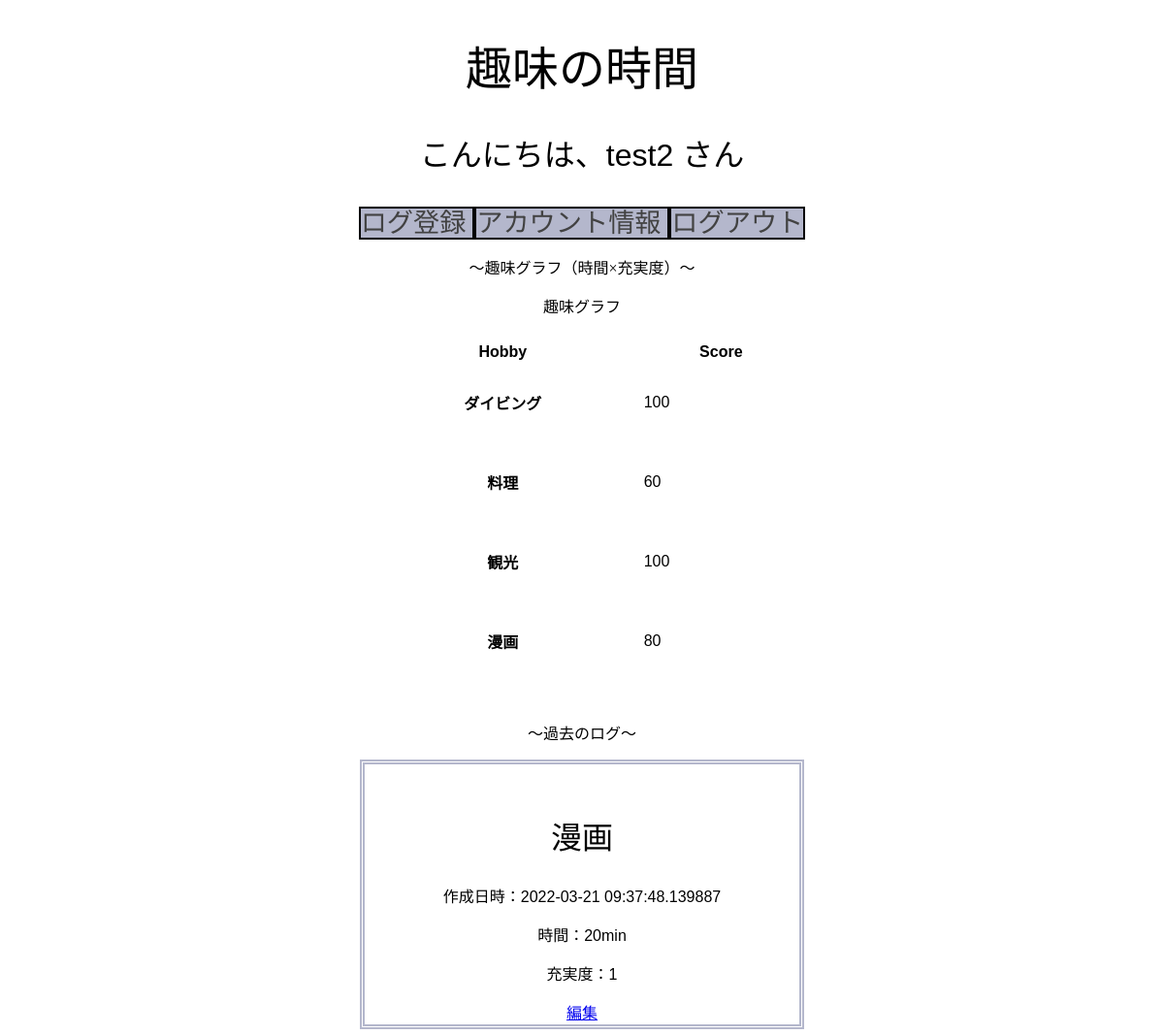
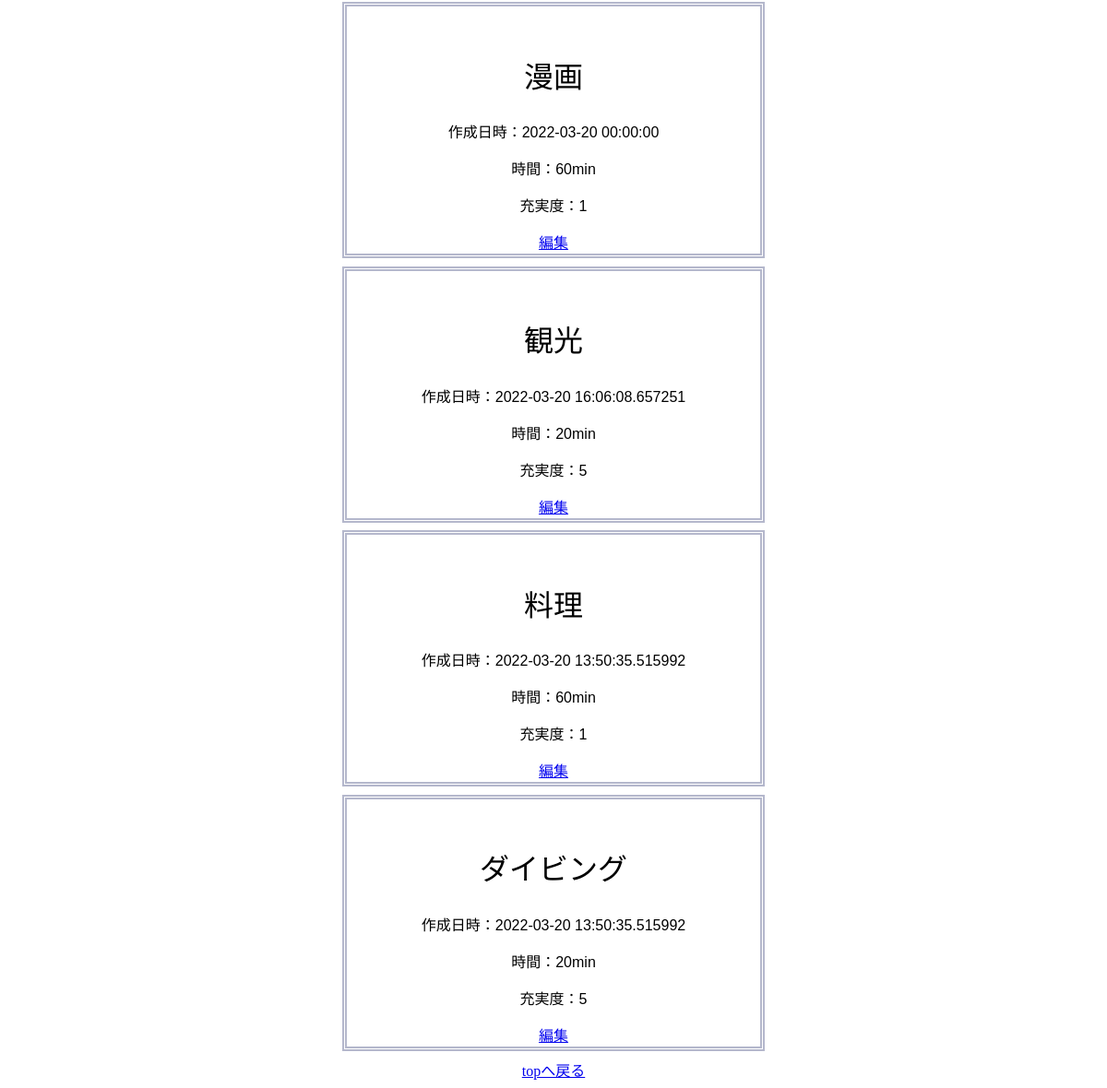
/top (signed in), run on the app's committed database (2 pictures, top to bottom).
### app.py (models this page shows)
class User(UserMixin, db.Model):
    id = db.Column(db.Integer, primary_key=True)
    username = db.Column(db.String(20), nullable=False, unique=True)
    password = db.Column(db.String(20))

class LogArticle(db.Model):
    __tablename__ = 'hobbes'
    user_id = db.Column(db.Integer, nullable=False)
    log_id = db.Column(db.Integer, primary_key=True)
    hobby = db.Column(db.String(50), nullable=False)
    time = db.Column(db.Integer, nullable=True)
    feeling = db.Column(db.Integer, nullable=True)
    created_at = db.Column(db.DateTime, nullable=False, default=datetime.now(pytz.timezone('Asia/Tokyo')))

### app.py (the view)
@app.route('/top')
@login_required
def top():
    if request.method == 'GET':
        logarticles = LogArticle.query.all()
        users = User.query.all()
        score, max_score = hobby_score(current_user.id)
        return render_template('top.html', logarticles=logarticles, user=current_user.username, score=score, max_score=max_score)

### app.py (called while the page is built)
@login_manager.user_loader
def load_user(user_id):
    return User.query.get(int(user_id))

### score.py (called while the page is built)
def hobby_score(user_id):
    date_now = datetime.now(pytz.timezone('Asia/Tokyo'))
    file_sqlite3 = "./hobby.db"
    connection = sqlite3.connect(file_sqlite3)
    df = pd.read_sql_query('SELECT * FROM hobbes', connection)
    df.loc[:, 'time*feeling'] = df.loc[:, 'time'] * df.loc[:, 'feeling']
    user_df = df[df["user_id"] == user_id]
    hobbies = user_df["hobby"].unique()
    score_dict = {}
    for hobby in hobbies:
        score = user_df[user_df["hobby"] == hobby]['time*feeling'].sum()
        score_dict[hobby] = score
    max_score = max(score_dict.values())
    connection.close()
    return score_dict, max_score

### templates/top.html
{% extends 'base.html' %}
{% block content %}
    <h1>趣味の時間</h1>
    <h2>こんにちは、{{user}} さん</h2>
    <a href="/log" class="btn-radius-solid">  ログ登録  </a>
    <a href="/account" class="btn-radius-solid">  アカウント情報  </a>
    <a href="/" class="btn-radius-solid">  ログアウト  </a>
    <p>～趣味グラフ（時間×充実度）～</p>
    <table class="charts-css column show-labels show-primary-axis show-4-secondary-axes data-spacing-10", id="my_chart">
        <caption>趣味グラフ</caption>
        <thead>
            <tr>
                <th scope="col"> Hobby </th>
                <th scope="col"> Score </th>
            </tr>
        </thead>
        <tbody>
            {% for s in score %}
            <tr>
                <th scope="row"> {{s}} </th>
                <td style="--size: calc( {{score[s]}} / {{max_score*1.2}} )">{{score[s]}}</td>
            </tr>
            {% endfor %}
        </tbody>
    </table>
    <p>～過去のログ～</p>
    {% for logarticle in logarticles[::-1] %}
        {% if logarticle.user_id == current_user.id %}
       <article class="log">
            <h2>{{logarticle.hobby}}</h2>
            <p>作成日時：{{logarticle.created_at}}</p>
            <p>時間：{{logarticle.time}}min</p>
            <p>充実度：{{logarticle.feeling}}</p>
            <a href="/edit/{{logarticle.log_id}}">編集</a>
        </article>
        {% endif %}
    {% endfor %}
{% endblock %}

### templates/base.html (style rules this page uses)
body { background-color: rgb(255, 255, 255); }
h1 { font: 3rem 'Fira Sans', sans-serif; }
h2 { font: 2rem 'Fira Sans', sans-serif; }
a[class="btn-radius-solid"] { background: #b4b7cc; border: 0; font-size: 1.7rem; width: 9%; height: 50px; color: rgb(66, 66, 66); cursor: pointer; transition: background 0.3s ease-in-out; text-decoration: none; border: 2px black solid; }
table[id='my_chart'] { padding: 1.5rem; font: 1rem 'Fira Sans', sans-serif; margin: 2px; width: 500px; height: 400px; margin-left: auto; margin-right: auto; }
article[class='log'] { padding: 1.5rem; background-color: rgb(255, 255, 255); font: 1rem 'Fira Sans', sans-serif; margin: 1ex; width: 400px; height: 220px; margin-left: auto; margin-right: auto; border: #b4b7cc thick double; }

### data on the page
User: username "test2"
LogArticle: hobby "ダイビング", hobby "100", created_at "2022-03-20 13:50:35.515992", time "20", feeling "5"
LogArticle: hobby "料理", hobby "60", created_at "2022-03-20 13:50:35.515992", time "60", feeling "1"
LogArticle: hobby "観光", hobby "100", created_at "2022-03-20 16:06:08.657251", time "20", feeling "5"
LogArticle: hobby "漫画", hobby "80", created_at "2022-03-20 00:00:00", time "60", feeling "1"
LogArticle: hobby "漫画", created_at "2022-03-21 09:37:48.139887", time "20", feeling "1"
